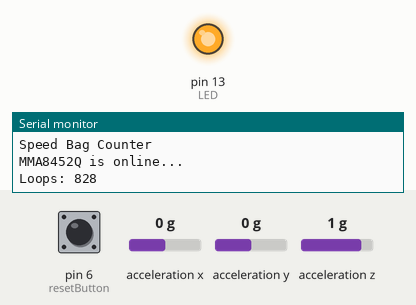
This sketch was run on a simulated Arduino Uno, built with avr-gcc and run on an emulated ATmega328P. Shown: output pins drawn as LEDs (lit = HIGH), the last lines printed to the serial monitor. Wiring (inferred from the names in the program): MMA8452 accelerometer at I2C address 0x1D. Dashed ring = blinking. Inputs (shaded band) come from the test bench; at power-on: pin 6 (resetButton) HIGH, acceleration z 1 g, acceleration x 0 g, acceleration y 0 g.

Above: at 1.2 s.
1.3 s: pin 6 (resetButton) pulled LOW for 3.2 s
At 6.3 s:
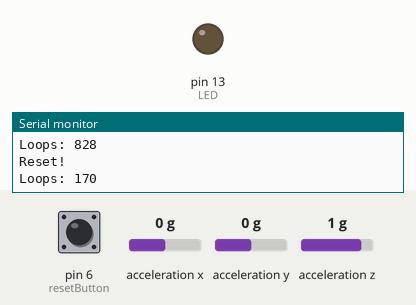
7.0 s: acceleration z set to 0 g
At 9.1 s:
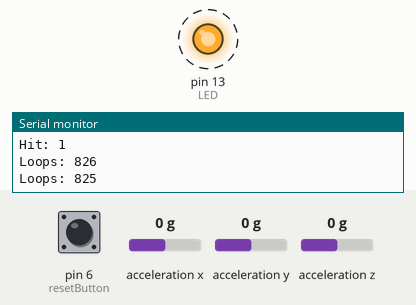
Timing chart, 0 to 16.0 s (numbered marks = the images above; inputs shaded):
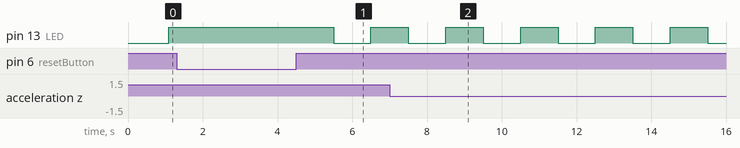

The sketch:

SpeedBagCounter.ino
```cpp
// (licence header left out)
#include <avr/wdt.h> //We need watch dog for this program

#include <Wire.h> // Used for I2C

#include <SoftwareSerial.h> //Used to print to 7segment display
SoftwareSerial Serial7Segment(8, 7); //RX pin, TX pin

//#include <SD.h> //Used for data logging
//File myFile;

int hitCounter = 0; //Keeps track of the number of hits

const int resetButton = 6; //Button that resets the display and counter
const int LED = 13; //Status LED on D3

long lastPrint; //Used for printing updates every second

//Used in the new algorithm
float lastMagnitude = 0;
float lastFirstPass = 0;
float lastSecondPass = 0;
float lastThirdPass = 0;
long lastHitTime = 0;
int secondsCounter = 0;

//This was found using a spreadsheet to view raw data and filter it
const float WEIGHT = 0.9;

//This was found using a spreadsheet to view raw data and filter it
const int MIN_MAGNITUDE_THRESHOLD = 1000; //350 is good

//This is the minimum number of ms between possible hits
//We use this to filter out peaks that are too close together
const int MIN_TIME_BETWEEN_HITS = 90; //100 works well

void setup()
{
  wdt_reset(); //Pet the dog
  wdt_disable(); //We don't want the watchdog during init

  pinMode(resetButton, INPUT_PULLUP);
  pinMode(LED, OUTPUT);

  //pinMode(4, OUTPUT); //Cathode of LED
  //digitalWrite(4, LOW);

  Serial.begin(115200);
  Serial.println("Speed Bag Counter");

  initDisplay();

  initMMA8452(); //Test and intialize the MMA8452

  //startSD(); //Init the SD card and create a log file

  lastPrint = millis();
  lastHitTime = millis();

  wdt_enable(WDTO_250MS); //Unleash the beast
}

long loopCounter = 0;

void loop()
{
  wdt_reset(); //Pet the dog

  loopCounter++;

  if(millis() - lastPrint > 1000)
  {
    if(digitalRead(LED) == LOW)
      digitalWrite(LED, HIGH);
    else
      digitalWrite(LED, LOW);

    Serial.print("Loops: ");
    Serial.println(loopCounter);
    loopCounter = 0;

    lastPrint = millis();

    /*secondsCounter++;
    if(secondsCounter > 4)
    {
      myFile.flush(); //Record this file to SD
      secondsCounter = 0;

      Serial.println("File flush");
    }*/
  }

  //Check the accelerometer
  float currentMagnitude = getAccelData();

  //Send this value through four (yes four) high pass filters
  float firstPass = currentMagnitude - (lastMagnitude * WEIGHT) - (currentMagnitude * (1 - WEIGHT));
  lastMagnitude = currentMagnitude; //Remember this for next time around

  float secondPass = firstPass - (lastFirstPass * WEIGHT) - (firstPass * (1 - WEIGHT));
  lastFirstPass = firstPass; //Remember this for next time around

  float thirdPass = secondPass - (lastSecondPass * WEIGHT) - (secondPass * (1 - WEIGHT));
  lastSecondPass = secondPass; //Remember this for next time around

  float fourthPass = thirdPass - (lastThirdPass * WEIGHT) - (thirdPass * (1 - WEIGHT));
  lastThirdPass = thirdPass; //Remember this for next time around
  //End high pass filtering

  fourthPass = abs(fourthPass); //Get the absolute value of this heavily filtered value

  /*myFile.print(millis()/1000.0, 3);
  myFile.print(",");
  myFile.print(currentMagnitude);
  myFile.print(",");
  myFile.print(firstPass);
  myFile.print(",");
  myFile.print(secondPass);
  myFile.print(",");
  myFile.print(thirdPass);
  myFile.print(",");
  myFile.print(fourthPass);
  myFile.print(",");
  myFile.print(hitCounter);
  myFile.print(",");*/

  //See if this magnitude is large enough to care
  if(fourthPass > MIN_MAGNITUDE_THRESHOLD)
  {
    //We have a potential hit!

    if(millis() - lastHitTime > MIN_TIME_BETWEEN_HITS)
    {
      //We really do have a hit!
      hitCounter++;

      lastHitTime = millis();

      Serial.print("Hit: ");
      Serial.println(hitCounter);

      printHits(); //Updates the display
    }
  }


  //Check if we need to reset the counter and display
  if(digitalRead(resetButton) == LOW)
  {
    Serial.println("Reset!");

    //This breaks the file up so we can see where we hit the reset button
    /*myFile.println();
    myFile.println();
    myFile.print("Reset!");
    myFile.println();
    myFile.println();*/

    hitCounter = 0;

    Serial7Segment.write('v'); //Reset the display - this forces the cursor to return to the beginning of the display
    printHits(); //Updates the display

    while(digitalRead(resetButton) == LOW) wdt_reset(); //Pet the dog while we wait for you to remove finger

    //Do nothing for 1 second after you press the button, a sort of debounce
    for(int x = 0 ; x < 10 ; x++)
    {
      wdt_reset(); //Pet the dog
      delay(100);
    }
  }

  //myFile.println();

  //delay(10); //Use only if we have debug serial.print statements
}

/*void startSD()
{
  Serial.print("Initializing SD card...");
  // On the Ethernet Shield, CS is pin 4. It's set as an output by default.
  // Note that even if it's not used as the CS pin, the hardware SS pin
  // (10 on most Arduino boards, 53 on the Mega) must be left as an output
  // or the SD library functions will not work.
   pinMode(10, OUTPUT);

  if (!SD.begin(8)) {
    Serial.println("initialization failed!");
    return;
  }
  Serial.println("initialization done.");

  char fileName[20];
  int x;
  for(x = 0 ; x < 255 ; x++)
  {
    sprintf(fileName, "baglog%d.txt", x);
    if(!SD.exists(fileName)) break;
  }
  if(x == 255){
    Serial.print("File error");
    while(1);
  }

  myFile = SD.open(fileName, FILE_WRITE);

  if (myFile){
    Serial.print(fileName);
    Serial.println(" is now open");
  }
  else
  {
    Serial.println("error opening file");
    while(1);
  }

}*/

//To shave some cycles we communicate at 57600bps
//This function makes sure the display is at 57600
void initDisplay()
{
  //Step through each baud rate and send the command to go to 57600
  int baudRates[7] = {2400, 4800, 9600, 14400, 19200, 38400, 115200};
  for (int i = 0 ; i < 7 ; i++)
  {
    Serial7Segment.begin(baudRates[i]);  // Set new baud rate
    delay(10);  // Arduino needs a moment to setup serial

    Serial7Segment.write(0x7F);  // Baud rate control command
    Serial7Segment.write(6);  // Let's go to 57600bps
  }

  Serial7Segment.begin(57600);  // Set new baud rate
  Serial7Segment.write('v'); //Reset the display - this forces the cursor to return to the beginning of the display
  printHits(); //Update display with current hit count
}

//Uses sprintf to push the current hit counter to the display
void printHits(){
  char tempString[10];
  //sprintf(tempString, "%04d", hitCounter);
  sprintf(tempString, "%04d", hitCounter/2); //Cut in half
  Serial7Segment.print(tempString); //Send serial string out the soft serial port to the S7S
}
```

MMA8452.ino
```cpp
/*
  These are all the functions that make the MMA8452 tick
*/
// The SparkFun breakout board defaults to 1, set to 0 if SA0 jumper on the bottom of the board is set
#define MMA8452_ADDRESS 0x1D  // 0x1D if SA0 is high, 0x1C if low

//Define a few of the registers that we will be accessing on the MMA8452
#define OUT_X_MSB 0x01
#define XYZ_DATA_CFG  0x0E
#define WHO_AM_I   0x0D
#define CTRL_REG1  0x2A

#define GSCALE 4 // Sets full-scale range to +/-2, 4, or 8g. Used to calc real g values.

#define MAXTIME 100 //Number of milliseconds before we give up
#define TIMEOUT_ERROR 255 //Return 255 on the case of error. Should work for functions that return bytes


//Checks the accelerometer and converts the readings to actual g values
//Returns an array containing the float values.
float getAccelData()
{
  int accelCount[3];  // Stores the 12-bit signed value
  readAccelData(accelCount);  // Read the x/y/z adc values

  /*Serial.print(" ");
  Serial.print(accelCount[0]);
  Serial.print(" ");
  Serial.print(accelCount[1]);
  Serial.print(" ");
  Serial.print(accelCount[2]);
  delay(10);
  Serial.println();*/

  // Now we'll calculate the accleration value into actual g's
  /*float accelG[3]; // Stores the accel values in G form
  for (int i = 0 ; i < 3 ; i++)
    accelG[i] = (float) accelCount[i] / ((1<<12)/(2*GSCALE));  // get actual g value, this depends on scale being set

  //Now calculate the overall magnitude of the combined vectors
  float mag = sqrt( pow(accelG[0], 2) + pow(accelG[1], 2) + pow(accelG[2], 2));*/

  //Calculate the overall magnitude of just the regular readings
  float mag = sqrt( pow(accelCount[0], 2) + pow(accelCount[1], 2) + pow(accelCount[2], 2));

  return(mag);
}

void readAccelData(int *destination)
{
  byte rawData[6];  // x/y/z accel register data stored here

  if(readRegisters(OUT_X_MSB, 6, rawData) == TIMEOUT_ERROR)  // Read the six raw data registers into data array
  {
    //Restart the accel
    Serial.println("Restarting accel communication");
    while(readRegisters(OUT_X_MSB, 6, rawData) == TIMEOUT_ERROR)
    {
      initMMA8452(); //Test and intialize the MMA8452
    }

    //Reset global vars
    lastPrint = millis();
    lastHitTime = millis();

    lastMagnitude = 0;
    lastFirstPass = 0;
    lastSecondPass = 0;
    lastThirdPass = 0;
  }

  // Loop to calculate 12-bit ADC and g value for each axis
  for(int i = 0; i < 3 ; i++)
  {
    int gCount = (rawData[i*2] << 8) | rawData[(i*2)+1];  //Combine the two 8 bit registers into one 12-bit number
    gCount >>= 4; //The registers are left align, here we right align the 12-bit integer

    // If the number is negative, we have to make it so manually (no 12-bit data type)
    if (rawData[i*2] > 0x7F)
    {
      gCount = ~gCount + 1;
      gCount *= -1;  // Transform into negative 2's complement #
    }

    destination[i] = gCount; //Record this gCount into the 3 int array
  }
}

// Initialize the MMA8452 registers
// See the many application notes for more info on setting all of these registers:
// http://www.freescale.com/webapp/sps/site/prod_summary.jsp?code=MMA8452Q
void initMMA8452()
{
  wdt_reset(); //Pet the dog

  //TWBR = 400000L; //Set I2C to run at 400kHz
  Wire.begin(); //Join the bus as a master

  byte c = readRegister(WHO_AM_I);  // Read WHO_AM_I register
  if (c == 0x2A) // WHO_AM_I should always be 0x2A
  {
    Serial.println("MMA8452Q is online...");
  }
  else
  {
    Serial.println("Could not connect to MMA8452Q");
    return;
  }

  MMA8452Standby();  // Must be in standby to change registers

  // Set up the full scale range to 2, 4, or 8g.
  byte fsr = GSCALE;
  if(fsr > 8) fsr = 8; //Easy error check
  fsr >>= 2; // Neat trick, see page 22. 00 = 2G, 01 = 4A, 10 = 8G
  writeRegister(XYZ_DATA_CFG, fsr);

  //The default data rate is 800Hz and we don't modify it in this example code

  MMA8452Active();  // Set to active to start reading
}

// Sets the MMA8452 to standby mode. It must be in standby to change most register settings
void MMA8452Standby()
{
  byte c = readRegister(CTRL_REG1);
  writeRegister(CTRL_REG1, c & ~(0x01)); //Clear the active bit to go into standby
}

// Sets the MMA8452 to active mode. Needs to be in this mode to output data
void MMA8452Active()
{
  byte c = readRegister(CTRL_REG1);
  writeRegister(CTRL_REG1, c | 0x01); //Set the active bit to begin detection
}

// Read bytesToRead sequentially, starting at addressToRead into the dest byte array
byte readRegisters(byte addressToRead, int bytesToRead, byte * dest)
{
  wdt_reset(); //Pet the dog

  Wire.beginTransmission(MMA8452_ADDRESS);
  Wire.write(addressToRead);
  Wire.endTransmission(false); //endTransmission but keep the connection active

  Wire.requestFrom(MMA8452_ADDRESS, bytesToRead); //Ask for bytes, once done, bus is released by default

  long startTime = millis();
  while(Wire.available() < bytesToRead) //Hang out until we get the # of bytes we expect
  {
    if(millis() - startTime > MAXTIME) return(TIMEOUT_ERROR);
  }

  for(int x = 0 ; x < bytesToRead ; x++)
    dest[x] = Wire.read();
}

// Read a single byte from addressToRead and return it as a byte
byte readRegister(byte addressToRead)
{
  wdt_reset(); //Pet the dog

  Wire.beginTransmission(MMA8452_ADDRESS);
  Wire.write(addressToRead);
  Wire.endTransmission(false); //endTransmission but keep the connection active

  Wire.requestFrom(MMA8452_ADDRESS, 1); //Ask for 1 byte, once done, bus is released by default

  long startTime = millis();
  while(!Wire.available()) //Wait for the data to come back
  {
    if(millis() - startTime > MAXTIME) return(TIMEOUT_ERROR);
  }

  return Wire.read(); //Return this one byte
}

// Writes a single byte (dataToWrite) into addressToWrite
void writeRegister(byte addressToWrite, byte dataToWrite)
{
  Wire.beginTransmission(MMA8452_ADDRESS);
  Wire.write(addressToWrite);
  Wire.write(dataToWrite);
  Wire.endTransmission(); //Stop transmitting
}
```

Measured:
- by itself, pin 13 (LED): alternates HIGH for 1.0 s and LOW for 1.0 s
